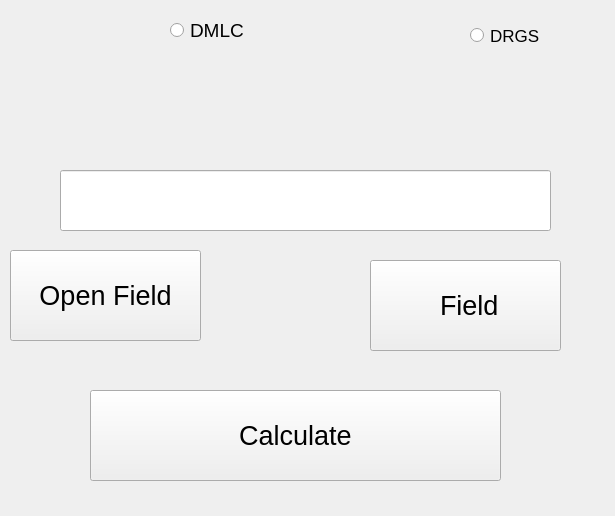
<?xml version="1.0" encoding="UTF-8"?>
<ui version="4.0">
 <class>MainWindow</class>
 <widget class="QMainWindow" name="MainWindow">
  <property name="geometry">
   <rect>
    <x>0</x>
    <y>0</y>
    <width>615</width>
    <height>516</height>
   </rect>
  </property>
  <property name="windowTitle">
   <string>Form1</string>
  </property>
  <widget class="QWidget" name="centralwidget">
   <widget class="QPushButton" name="pushButton">
    <property name="geometry">
     <rect>
      <x>10</x>
      <y>250</y>
      <width>191</width>
      <height>91</height>
     </rect>
    </property>
    <property name="font">
     <font>
      <pointsize>20</pointsize>
     </font>
    </property>
    <property name="text">
     <string>Open Field</string>
    </property>
   </widget>
   <widget class="QLabel" name="label">
    <property name="geometry">
     <rect>
      <x>10</x>
      <y>20</y>
      <width>131</width>
      <height>131</height>
     </rect>
    </property>
    <property name="text">
     <string/>
    </property>
    <property name="pixmap">
     <pixmap resource="Resource.qrc">:/Icones/d4x.png</pixmap>
    </property>
   </widget>
   <widget class="QPushButton" name="pushButton_2">
    <property name="geometry">
     <rect>
      <x>370</x>
      <y>260</y>
      <width>191</width>
      <height>91</height>
     </rect>
    </property>
    <property name="font">
     <font>
      <pointsize>20</pointsize>
     </font>
    </property>
    <property name="text">
     <string> Field</string>
    </property>
   </widget>
   <widget class="QLabel" name="label_2">
    <property name="geometry">
     <rect>
      <x>310</x>
      <y>10</y>
      <width>131</width>
      <height>131</height>
     </rect>
    </property>
    <property name="text">
     <string/>
    </property>
    <property name="pixmap">
     <pixmap resource="Resource.qrc">:/Icones/freeplane.png</pixmap>
    </property>
   </widget>
   <widget class="QPushButton" name="pushButton_3">
    <property name="geometry">
     <rect>
      <x>90</x>
      <y>390</y>
      <width>411</width>
      <height>91</height>
     </rect>
    </property>
    <property name="font">
     <font>
      <pointsize>20</pointsize>
     </font>
    </property>
    <property name="text">
     <string>Calculate</string>
    </property>
   </widget>
   <widget class="QRadioButton" name="radioButton">
    <property name="geometry">
     <rect>
      <x>170</x>
      <y>20</y>
      <width>95</width>
      <height>20</height>
     </rect>
    </property>
    <property name="font">
     <font>
      <pointsize>14</pointsize>
     </font>
    </property>
    <property name="text">
     <string>DMLC</string>
    </property>
   </widget>
   <widget class="QRadioButton" name="radioButton_2">
    <property name="geometry">
     <rect>
      <x>470</x>
      <y>10</y>
      <width>101</width>
      <height>51</height>
     </rect>
    </property>
    <property name="font">
     <font>
      <pointsize>13</pointsize>
     </font>
    </property>
    <property name="text">
     <string>DRGS</string>
    </property>
   </widget>
   <widget class="QLineEdit" name="lineEdit">
    <property name="geometry">
     <rect>
      <x>60</x>
      <y>170</y>
      <width>491</width>
      <height>61</height>
     </rect>
    </property>
    <property name="font">
     <font>
      <pointsize>20</pointsize>
      <weight>75</weight>
      <bold>true</bold>
     </font>
    </property>
   </widget>
  </widget>
 </widget>
 <resources>
  <include location="Resource.qrc"/>
 </resources>
 <connections>
  <connection>
   <sender>pushButton</sender>
   <signal>clicked()</signal>
   <receiver>MainWindow</receiver>
   <slot>OpenDialog()</slot>
   <hints>
    <hint type="sourcelabel">
     <x>168</x>
     <y>232</y>
    </hint>
    <hint type="destinationlabel">
     <x>269</x>
     <y>280</y>
    </hint>
   </hints>
  </connection>
  <connection>
   <sender>pushButton_2</sender>
   <signal>clicked()</signal>
   <receiver>MainWindow</receiver>
   <slot>OpenDmlcFiles()</slot>
   <hints>
    <hint type="sourcelabel">
     <x>394</x>
     <y>242</y>
    </hint>
    <hint type="destinationlabel">
     <x>475</x>
     <y>282</y>
    </hint>
   </hints>
  </connection>
  <connection>
   <sender>pushButton_3</sender>
   <signal>clicked()</signal>
   <receiver>MainWindow</receiver>
   <slot>DmlcCalculations()</slot>
   <hints>
    <hint type="sourcelabel">
     <x>394</x>
     <y>346</y>
    </hint>
    <hint type="destinationlabel">
     <x>475</x>
     <y>352</y>
    </hint>
   </hints>
  </connection>
 </connections>
 <slots>
  <slot>OpenDialog()</slot>
  <slot>LowContrast()</slot>
  <slot>HightContrast()</slot>
  <slot>OpenDmlcFiles()</slot>
  <slot>DmlcCalculations()</slot>
  <slot>DMLCCheckted()</slot>
  <slot>DrgsChecked()</slot>
  <slot>setStatTureDMLC()</slot>
  <slot>ssetStatTrueDRGS()</slot>
 </slots>
</ui>
